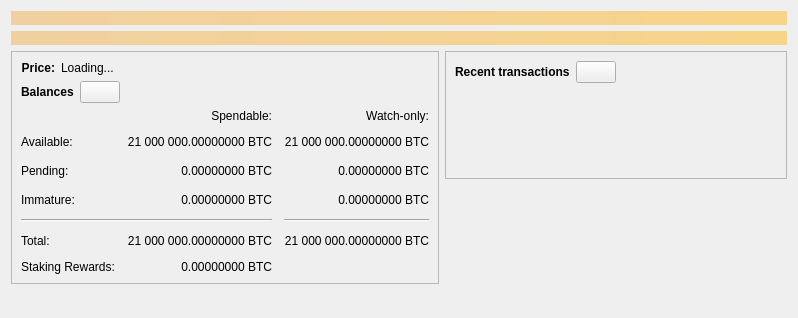
<?xml version="1.0" encoding="UTF-8"?>
<ui version="4.0">
 <class>OverviewPage</class>
 <widget class="QWidget" name="OverviewPage">
  <property name="geometry">
   <rect>
    <x>0</x>
    <y>0</y>
    <width>798</width>
    <height>318</height>
   </rect>
  </property>
  <property name="windowTitle">
   <string>Form</string>
  </property>
  <layout class="QVBoxLayout" name="topLayout">
   <item>
    <widget class="QLabel" name="labelAlerts">
     <property name="visible">
      <bool>false</bool>
     </property>
     <property name="styleSheet">
      <string notr="true">QLabel { background-color: qlineargradient(x1: 0, y1: 0, x2: 1, y2: 0, stop:0 #F0D0A0, stop:1 #F8D488); color:#000000; }</string>
     </property>
     <property name="wordWrap">
      <bool>true</bool>
     </property>
     <property name="margin">
      <number>3</number>
     </property>
     <property name="textInteractionFlags">
      <set>Qt::TextSelectableByMouse</set>
     </property>
    </widget>
   </item>
   <item>
    <widget class="QLabel" name="AnnouncementData">
     <property name="visible">
      <bool>false</bool>
     </property>
<property name="styleSheet">
 <string notr="true">
  QLabel {
    background-color: qlineargradient(x1: 0, y1: 0, x2: 1, y2: 0, stop:0 #F0D0A0, stop:1 #F8D488);
    color: #000000;
    qproperty-alignment: 'AlignCenter';
  }
 </string>
</property>     <property name="wordWrap">
      <bool>true</bool>
     </property>
     <property name="margin">
      <number>3</number>
     </property>
     <property name="text">

     </property>
    </widget>
   </item>

   <item>
    <layout class="QHBoxLayout" name="horizontalLayout" stretch="1,1,0">
     <item>
      <layout class="QVBoxLayout" name="verticalLayout_2">
       <item>
        <widget class="QFrame" name="frame">
         <property name="frameShape">
          <enum>QFrame::StyledPanel</enum>
         </property>
         <property name="frameShadow">
          <enum>QFrame::Raised</enum>
         </property>
         <layout class="QVBoxLayout" name="verticalLayout_4">
          <item>
           <layout class="QHBoxLayout" name="horizontalLayoutPrice">
            <item>
             <widget class="QLabel" name="labelPrice">
              <property name="font">
               <font>
                <weight>75</weight>
                <bold>true</bold>
               </font>
              </property>
              <property name="text">
               <string>Price:</string>
              </property>
              <property name="alignment">
               <set>Qt::AlignRight|Qt::AlignTrailing|Qt::AlignVCenter</set>
              </property>
             </widget>
            </item>
            <item>
             <widget class="QLabel" name="priceData">
              <property name="text">
               <string>Loading...</string>
              </property>
              <property name="alignment">
               <set>Qt::AlignLeading|Qt::AlignLeft|Qt::AlignVCenter</set>
              </property>
             </widget>
            </item>
            <item>
             <spacer name="horizontalSpacer">
              <property name="orientation">
               <enum>Qt::Horizontal</enum>
              </property>
              <property name="sizeType">
               <enum>QSizePolicy::Expanding</enum>
              </property>
              <property name="sizeHint" stdset="0">
               <size>
                <width>0</width>
                <height>0</height>
               </size>
              </property>
             </spacer>
            </item>
           </layout>
          </item>
          <item>
           <layout class="QHBoxLayout" name="horizontalLayout_4">
            <item>
             <widget class="QLabel" name="label_5">
              <property name="font">
               <font>
                <weight>75</weight>
                <bold>true</bold>
               </font>
              </property>
              <property name="text">
               <string>Balances</string>
              </property>
             </widget>
            </item>
            <item>
             <widget class="QPushButton" name="labelWalletStatus">
              <property name="enabled">
               <bool>true</bool>
              </property>
              <property name="maximumSize">
               <size>
                <width>45</width>
                <height>16777215</height>
               </size>
              </property>
              <property name="toolTip">
               <string>The displayed information may be out of date. Your wallet automatically synchronizes with the Bitcoin network after a connection is established, but this process has not completed yet.</string>
              </property>
              <property name="text">
               <string/>
              </property>
              <property name="icon">
               <iconset resource="../bitcoin.qrc">
                <normaloff>:/icons/warning</normaloff>
                <disabledoff>:/icons/warning</disabledoff>:/icons/warning</iconset>
              </property>
              <property name="iconSize">
               <size>
                <width>24</width>
                <height>24</height>
               </size>
              </property>
             </widget>
            </item>
            <item>
             <spacer name="horizontalSpacer_3">
              <property name="orientation">
               <enum>Qt::Horizontal</enum>
              </property>
              <property name="sizeHint" stdset="0">
               <size>
                <width>40</width>
                <height>20</height>
               </size>
              </property>
             </spacer>
            </item>
           </layout>
          </item>
          <item>
           <layout class="QGridLayout" name="gridLayout">
            <property name="spacing">
             <number>12</number>
            </property>
            <item row="2" column="2">
             <widget class="QLabel" name="labelWatchPending">
              <property name="cursor">
               <cursorShape>IBeamCursor</cursorShape>
              </property>
              <property name="toolTip">
               <string>Unconfirmed transactions to watch-only addresses</string>
              </property>
              <property name="text">
               <string notr="true">0.00000000 BTC</string>
              </property>
              <property name="alignment">
               <set>Qt::AlignRight|Qt::AlignTrailing|Qt::AlignVCenter</set>
              </property>
              <property name="textInteractionFlags">
               <set>Qt::LinksAccessibleByMouse|Qt::TextSelectableByKeyboard|Qt::TextSelectableByMouse</set>
              </property>
             </widget>
            </item>
            <item row="2" column="1">
             <widget class="QLabel" name="labelUnconfirmed">
              <property name="cursor">
               <cursorShape>IBeamCursor</cursorShape>
              </property>
              <property name="toolTip">
               <string>Total of transactions that have yet to be confirmed, and do not yet count toward the spendable balance</string>
              </property>
              <property name="text">
               <string notr="true">0.00000000 BTC</string>
              </property>
              <property name="alignment">
               <set>Qt::AlignRight|Qt::AlignTrailing|Qt::AlignVCenter</set>
              </property>
              <property name="textInteractionFlags">
               <set>Qt::LinksAccessibleByMouse|Qt::TextSelectableByKeyboard|Qt::TextSelectableByMouse</set>
              </property>
             </widget>
            </item>
            <item row="3" column="2">
             <widget class="QLabel" name="labelWatchImmature">
              <property name="cursor">
               <cursorShape>IBeamCursor</cursorShape>
              </property>
              <property name="toolTip">
               <string>Mined balance in watch-only addresses that has not yet matured</string>
              </property>
              <property name="text">
               <string notr="true">0.00000000 BTC</string>
              </property>
              <property name="alignment">
               <set>Qt::AlignRight|Qt::AlignTrailing|Qt::AlignVCenter</set>
              </property>
              <property name="textInteractionFlags">
               <set>Qt::LinksAccessibleByMouse|Qt::TextSelectableByKeyboard|Qt::TextSelectableByMouse</set>
              </property>
             </widget>
            </item>
            <item row="4" column="0" colspan="2">
             <widget class="Line" name="line">
              <property name="orientation">
               <enum>Qt::Horizontal</enum>
              </property>
             </widget>
            </item>
            <item row="4" column="2">
             <widget class="Line" name="lineWatchBalance">
              <property name="sizePolicy">
               <sizepolicy hsizetype="Preferred" vsizetype="Fixed">
                <horstretch>0</horstretch>
                <verstretch>0</verstretch>
               </sizepolicy>
              </property>
              <property name="minimumSize">
               <size>
                <width>140</width>
                <height>0</height>
               </size>
              </property>
              <property name="orientation">
               <enum>Qt::Horizontal</enum>
              </property>
             </widget>
            </item>
            <item row="5" column="0">
             <widget class="QLabel" name="labelTotalText">
              <property name="text">
               <string>Total:</string>
              </property>
             </widget>
            </item>
            <item row="3" column="1">
             <widget class="QLabel" name="labelImmature">
              <property name="cursor">
               <cursorShape>IBeamCursor</cursorShape>
              </property>
              <property name="toolTip">
               <string>Mined balance that has not yet matured</string>
              </property>
              <property name="text">
               <string notr="true">0.00000000 BTC</string>
              </property>
              <property name="alignment">
               <set>Qt::AlignRight|Qt::AlignTrailing|Qt::AlignVCenter</set>
              </property>
              <property name="textInteractionFlags">
               <set>Qt::LinksAccessibleByMouse|Qt::TextSelectableByKeyboard|Qt::TextSelectableByMouse</set>
              </property>
             </widget>
            </item>
            <item row="2" column="3">
             <spacer name="horizontalSpacer_2">
              <property name="orientation">
               <enum>Qt::Horizontal</enum>
              </property>
              <property name="sizeHint" stdset="0">
               <size>
                <width>40</width>
                <height>20</height>
               </size>
              </property>
             </spacer>
            </item>
            <item row="3" column="0">
             <widget class="QLabel" name="labelImmatureText">
              <property name="text">
               <string>Immature:</string>
              </property>
             </widget>
            </item>
            <item row="5" column="1">
             <widget class="QLabel" name="labelTotal">
              <property name="cursor">
               <cursorShape>IBeamCursor</cursorShape>
              </property>
              <property name="toolTip">
               <string>Your current total balance</string>
              </property>
              <property name="text">
               <string notr="true">21 000 000.00000000 BTC</string>
              </property>
              <property name="alignment">
               <set>Qt::AlignRight|Qt::AlignTrailing|Qt::AlignVCenter</set>
              </property>
              <property name="textInteractionFlags">
               <set>Qt::LinksAccessibleByMouse|Qt::TextSelectableByKeyboard|Qt::TextSelectableByMouse</set>
              </property>
             </widget>
            </item>
            <item row="5" column="2">
             <widget class="QLabel" name="labelWatchTotal">
              <property name="cursor">
               <cursorShape>IBeamCursor</cursorShape>
              </property>
              <property name="toolTip">
               <string>Current total balance in watch-only addresses</string>
              </property>
              <property name="text">
               <string notr="true">21 000 000.00000000 BTC</string>
              </property>
              <property name="alignment">
               <set>Qt::AlignRight|Qt::AlignTrailing|Qt::AlignVCenter</set>
              </property>
              <property name="textInteractionFlags">
               <set>Qt::LinksAccessibleByMouse|Qt::TextSelectableByKeyboard|Qt::TextSelectableByMouse</set>
              </property>
             </widget>
            </item>
<item row="6" column="0">
 <widget class="QLabel" name="labelStakingRewardsText">
  <property name="text">
   <string>Staking Rewards:</string>
  </property>
 </widget>
</item>
<item row="6" column="1">
 <widget class="QLabel" name="labelStakingRewards">
  <property name="cursor">
   <cursorShape>IBeamCursor</cursorShape>
  </property>
  <property name="toolTip">
   <string>Total rewards earned from staking</string>
  </property>
  <property name="text">
   <string notr="true">0.00000000 BTC</string>
  </property>
  <property name="alignment">
   <set>Qt::AlignRight|Qt::AlignTrailing|Qt::AlignVCenter</set>
  </property>
  <property name="textInteractionFlags">
   <set>Qt::LinksAccessibleByMouse|Qt::TextSelectableByKeyboard|Qt::TextSelectableByMouse</set>
  </property>
 </widget>
</item>

            <item row="0" column="2">
             <widget class="QLabel" name="labelWatchonly">
              <property name="text">
               <string>Watch-only:</string>
              </property>
              <property name="alignment">
               <set>Qt::AlignRight|Qt::AlignTrailing|Qt::AlignVCenter</set>
              </property>
             </widget>
            </item>
            <item row="1" column="0">
             <widget class="QLabel" name="labelBalanceText">
              <property name="text">
               <string>Available:</string>
              </property>
             </widget>
            </item>
            <item row="1" column="1">
             <widget class="QLabel" name="labelBalance">
              <property name="cursor">
               <cursorShape>IBeamCursor</cursorShape>
              </property>
              <property name="toolTip">
               <string>Your current spendable balance</string>
              </property>
              <property name="text">
               <string notr="true">21 000 000.00000000 BTC</string>
              </property>
              <property name="alignment">
               <set>Qt::AlignRight|Qt::AlignTrailing|Qt::AlignVCenter</set>
              </property>
              <property name="textInteractionFlags">
               <set>Qt::LinksAccessibleByMouse|Qt::TextSelectableByKeyboard|Qt::TextSelectableByMouse</set>
              </property>
             </widget>
            </item>
            <item row="1" column="2">
             <widget class="QLabel" name="labelWatchAvailable">
              <property name="cursor">
               <cursorShape>IBeamCursor</cursorShape>
              </property>
              <property name="toolTip">
               <string>Your current balance in watch-only addresses</string>
              </property>
              <property name="text">
               <string notr="true">21 000 000.00000000 BTC</string>
              </property>
              <property name="alignment">
               <set>Qt::AlignRight|Qt::AlignTrailing|Qt::AlignVCenter</set>
              </property>
              <property name="textInteractionFlags">
               <set>Qt::LinksAccessibleByMouse|Qt::TextSelectableByKeyboard|Qt::TextSelectableByMouse</set>
              </property>
             </widget>
            </item>
            <item row="2" column="0">
             <widget class="QLabel" name="labelPendingText">
              <property name="text">
               <string>Pending:</string>
              </property>
             </widget>
            </item>
            <item row="0" column="1">
             <widget class="QLabel" name="labelSpendable">
              <property name="text">
               <string>Spendable:</string>
              </property>
              <property name="alignment">
               <set>Qt::AlignRight|Qt::AlignTrailing|Qt::AlignVCenter</set>
              </property>
             </widget>
            </item>
           </layout>
          </item>
         </layout>
        </widget>
       </item>
       <item>
        <spacer name="verticalSpacer">
         <property name="orientation">
          <enum>Qt::Vertical</enum>
         </property>
         <property name="sizeHint" stdset="0">
          <size>
           <width>20</width>
           <height>40</height>
          </size>
         </property>
        </spacer>
       </item>
      </layout>
     </item>
     <item>
      <layout class="QVBoxLayout" name="verticalLayout_3">
       <item>
        <widget class="QFrame" name="frame_2">
         <property name="frameShape">
          <enum>QFrame::StyledPanel</enum>
         </property>
         <property name="frameShadow">
          <enum>QFrame::Raised</enum>
         </property>
         <layout class="QVBoxLayout" name="verticalLayout">
          <item>
           <layout class="QHBoxLayout" name="horizontalLayout_2">
            <item>
             <widget class="QLabel" name="label_4">
              <property name="font">
               <font>
                <weight>75</weight>
                <bold>true</bold>
               </font>
              </property>
              <property name="text">
               <string>Recent transactions</string>
              </property>
             </widget>
            </item>
            <item>
             <widget class="QPushButton" name="labelTransactionsStatus">
              <property name="enabled">
               <bool>true</bool>
              </property>
              <property name="maximumSize">
               <size>
                <width>45</width>
                <height>16777215</height>
               </size>
              </property>
              <property name="toolTip">
               <string>The displayed information may be out of date. Your wallet automatically synchronizes with the Bitcoin network after a connection is established, but this process has not completed yet.</string>
              </property>
              <property name="text">
               <string/>
              </property>
              <property name="icon">
               <iconset resource="../bitcoin.qrc">
                <normaloff>:/icons/warning</normaloff>
                <disabledoff>:/icons/warning</disabledoff>:/icons/warning</iconset>
              </property>
              <property name="iconSize">
               <size>
                <width>24</width>
                <height>24</height>
               </size>
              </property>
             </widget>
            </item>
            <item>
             <spacer name="horizontalSpacer_1">
              <property name="orientation">
               <enum>Qt::Horizontal</enum>
              </property>
              <property name="sizeHint" stdset="0">
               <size>
                <width>40</width>
                <height>20</height>
               </size>
              </property>
             </spacer>
            </item>
           </layout>
          </item>
          <item>
           <widget class="TransactionOverviewWidget" name="listTransactions">
            <property name="styleSheet">
             <string notr="true">QListView { background: transparent; }</string>
            </property>
            <property name="frameShape">
             <enum>QFrame::NoFrame</enum>
            </property>
            <property name="verticalScrollBarPolicy">
             <enum>Qt::ScrollBarAlwaysOff</enum>
            </property>
            <property name="horizontalScrollBarPolicy">
             <enum>Qt::ScrollBarAlwaysOff</enum>
            </property>
            <property name="sizeAdjustPolicy">
             <enum>QAbstractScrollArea::AdjustToContents</enum>
            </property>
            <property name="selectionMode">
             <enum>QAbstractItemView::NoSelection</enum>
            </property>
            <property name="uniformItemSizes">
             <bool>true</bool>
            </property>
           </widget>
          </item>
         </layout>
        </widget>
       </item>
       <item>
        <spacer name="verticalSpacer_2">
         <property name="orientation">
          <enum>Qt::Vertical</enum>
         </property>
         <property name="sizeHint" stdset="0">
          <size>
           <width>20</width>
           <height>40</height>
          </size>
         </property>
        </spacer>
       </item>
      </layout>
     </item>
    </layout>
   </item>
  </layout>
 </widget>
 <customwidgets>
  <customwidget>
   <class>TransactionOverviewWidget</class>
   <extends>QListView</extends>
   <header>qt/transactionoverviewwidget.h</header>
  </customwidget>
 </customwidgets>
 <resources/>
 <connections/>
</ui>
